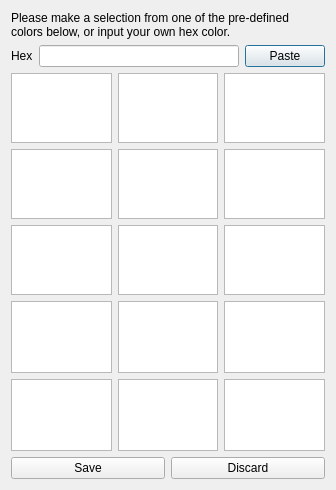
<?xml version="1.0" encoding="UTF-8"?>
<ui version="4.0">
 <class>ColorPickerDialog</class>
 <widget class="QDialog" name="ColorPickerDialog">
  <property name="geometry">
   <rect>
    <x>0</x>
    <y>0</y>
    <width>336</width>
    <height>490</height>
   </rect>
  </property>
  <property name="sizePolicy">
   <sizepolicy hsizetype="Preferred" vsizetype="Preferred">
    <horstretch>0</horstretch>
    <verstretch>0</verstretch>
   </sizepolicy>
  </property>
  <property name="maximumSize">
   <size>
    <width>16777215</width>
    <height>16777215</height>
   </size>
  </property>
  <property name="windowTitle">
   <string>Tiny Color Picker</string>
  </property>
  <layout class="QVBoxLayout" name="verticalLayout">
   <item>
    <widget class="QLabel" name="label">
     <property name="sizePolicy">
      <sizepolicy hsizetype="Fixed" vsizetype="Preferred">
       <horstretch>0</horstretch>
       <verstretch>0</verstretch>
      </sizepolicy>
     </property>
     <property name="maximumSize">
      <size>
       <width>16777215</width>
       <height>100</height>
      </size>
     </property>
     <property name="text">
      <string>Please make a selection from one of the pre-defined colors below, or input your own hex color.</string>
     </property>
     <property name="wordWrap">
      <bool>true</bool>
     </property>
    </widget>
   </item>
   <item>
    <layout class="QHBoxLayout" name="horizontalLayout_6">
     <property name="sizeConstraint">
      <enum>QLayout::SizeConstraint::SetDefaultConstraint</enum>
     </property>
     <item>
      <layout class="QHBoxLayout" name="horizontalLayout">
       <item>
        <widget class="QLabel" name="label_2">
         <property name="sizePolicy">
          <sizepolicy hsizetype="Fixed" vsizetype="Preferred">
           <horstretch>0</horstretch>
           <verstretch>0</verstretch>
          </sizepolicy>
         </property>
         <property name="maximumSize">
          <size>
           <width>16777215</width>
           <height>100</height>
          </size>
         </property>
         <property name="text">
          <string>Hex</string>
         </property>
         <property name="wordWrap">
          <bool>true</bool>
         </property>
        </widget>
       </item>
       <item>
        <widget class="QLineEdit" name="hexColorInput">
         <property name="sizePolicy">
          <sizepolicy hsizetype="Expanding" vsizetype="Preferred">
           <horstretch>0</horstretch>
           <verstretch>0</verstretch>
          </sizepolicy>
         </property>
        </widget>
       </item>
       <item>
        <widget class="QPushButton" name="pushButton">
         <property name="text">
          <string>Paste</string>
         </property>
        </widget>
       </item>
      </layout>
     </item>
    </layout>
   </item>
   <item>
    <layout class="QHBoxLayout" name="horizontalLayout_7">
     <property name="sizeConstraint">
      <enum>QLayout::SizeConstraint::SetDefaultConstraint</enum>
     </property>
     <item>
      <layout class="QVBoxLayout" name="verticalLayout_11">
       <item>
        <widget class="QGraphicsView" name="firstGraphicsView">
         <property name="sizePolicy">
          <sizepolicy hsizetype="Preferred" vsizetype="Preferred">
           <horstretch>0</horstretch>
           <verstretch>0</verstretch>
          </sizepolicy>
         </property>
         <property name="maximumSize">
          <size>
           <width>16777215</width>
           <height>100</height>
          </size>
         </property>
        </widget>
       </item>
       <item>
        <widget class="QGraphicsView" name="graphicsView_3">
         <property name="sizePolicy">
          <sizepolicy hsizetype="Preferred" vsizetype="Preferred">
           <horstretch>0</horstretch>
           <verstretch>0</verstretch>
          </sizepolicy>
         </property>
         <property name="maximumSize">
          <size>
           <width>16777215</width>
           <height>100</height>
          </size>
         </property>
        </widget>
       </item>
       <item>
        <widget class="QGraphicsView" name="graphicsView_4">
         <property name="sizePolicy">
          <sizepolicy hsizetype="Preferred" vsizetype="Preferred">
           <horstretch>0</horstretch>
           <verstretch>0</verstretch>
          </sizepolicy>
         </property>
         <property name="maximumSize">
          <size>
           <width>16777215</width>
           <height>100</height>
          </size>
         </property>
        </widget>
       </item>
       <item>
        <widget class="QGraphicsView" name="graphicsView"/>
       </item>
       <item>
        <widget class="QGraphicsView" name="graphicsView_9"/>
       </item>
      </layout>
     </item>
     <item>
      <layout class="QVBoxLayout" name="verticalLayout_13">
       <item>
        <widget class="QGraphicsView" name="graphicsView_5">
         <property name="sizePolicy">
          <sizepolicy hsizetype="Preferred" vsizetype="Preferred">
           <horstretch>0</horstretch>
           <verstretch>0</verstretch>
          </sizepolicy>
         </property>
         <property name="maximumSize">
          <size>
           <width>16777215</width>
           <height>100</height>
          </size>
         </property>
        </widget>
       </item>
       <item>
        <widget class="QGraphicsView" name="graphicsView_6">
         <property name="sizePolicy">
          <sizepolicy hsizetype="Preferred" vsizetype="Preferred">
           <horstretch>0</horstretch>
           <verstretch>0</verstretch>
          </sizepolicy>
         </property>
         <property name="minimumSize">
          <size>
           <width>0</width>
           <height>0</height>
          </size>
         </property>
         <property name="maximumSize">
          <size>
           <width>16777215</width>
           <height>100</height>
          </size>
         </property>
        </widget>
       </item>
       <item>
        <widget class="QGraphicsView" name="graphicsView_7">
         <property name="sizePolicy">
          <sizepolicy hsizetype="Preferred" vsizetype="Preferred">
           <horstretch>0</horstretch>
           <verstretch>0</verstretch>
          </sizepolicy>
         </property>
         <property name="maximumSize">
          <size>
           <width>16777215</width>
           <height>100</height>
          </size>
         </property>
        </widget>
       </item>
       <item>
        <widget class="QGraphicsView" name="graphicsView_2"/>
       </item>
       <item>
        <widget class="QGraphicsView" name="graphicsView_10"/>
       </item>
      </layout>
     </item>
     <item>
      <layout class="QVBoxLayout" name="verticalLayout_3"/>
     </item>
     <item>
      <layout class="QVBoxLayout" name="verticalLayout_15">
       <item>
        <widget class="QGraphicsView" name="graphicsView_11">
         <property name="sizePolicy">
          <sizepolicy hsizetype="Preferred" vsizetype="Preferred">
           <horstretch>0</horstretch>
           <verstretch>0</verstretch>
          </sizepolicy>
         </property>
         <property name="maximumSize">
          <size>
           <width>16777215</width>
           <height>100</height>
          </size>
         </property>
        </widget>
       </item>
       <item>
        <widget class="QGraphicsView" name="graphicsView_12">
         <property name="sizePolicy">
          <sizepolicy hsizetype="Preferred" vsizetype="Preferred">
           <horstretch>0</horstretch>
           <verstretch>0</verstretch>
          </sizepolicy>
         </property>
         <property name="maximumSize">
          <size>
           <width>16777215</width>
           <height>100</height>
          </size>
         </property>
        </widget>
       </item>
       <item>
        <widget class="QGraphicsView" name="graphicsView_13">
         <property name="sizePolicy">
          <sizepolicy hsizetype="Preferred" vsizetype="Preferred">
           <horstretch>0</horstretch>
           <verstretch>0</verstretch>
          </sizepolicy>
         </property>
         <property name="maximumSize">
          <size>
           <width>16777215</width>
           <height>100</height>
          </size>
         </property>
        </widget>
       </item>
       <item>
        <widget class="QGraphicsView" name="graphicsView_8"/>
       </item>
       <item>
        <widget class="QGraphicsView" name="graphicsView_14"/>
       </item>
      </layout>
     </item>
    </layout>
   </item>
   <item>
    <layout class="QHBoxLayout" name="horizontalLayout_2">
     <item>
      <widget class="QPushButton" name="SaveChanges">
       <property name="sizePolicy">
        <sizepolicy hsizetype="Minimum" vsizetype="Preferred">
         <horstretch>0</horstretch>
         <verstretch>0</verstretch>
        </sizepolicy>
       </property>
       <property name="text">
        <string>Save</string>
       </property>
      </widget>
     </item>
     <item>
      <widget class="QPushButton" name="DiscardChanges">
       <property name="sizePolicy">
        <sizepolicy hsizetype="Minimum" vsizetype="Preferred">
         <horstretch>0</horstretch>
         <verstretch>0</verstretch>
        </sizepolicy>
       </property>
       <property name="text">
        <string>Discard</string>
       </property>
      </widget>
     </item>
    </layout>
   </item>
  </layout>
 </widget>
 <resources/>
 <connections/>
</ui>
